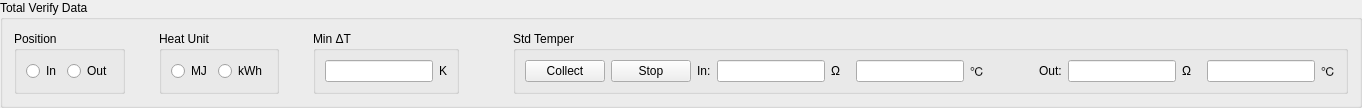
    <widget class="QGroupBox" name="groupBox_5">
     <property name="title">
      <string>Total Verify Data</string>
     </property>
     <layout class="QGridLayout" name="gridLayout_4">
      <item row="0" column="0">
       <widget class="QGroupBox" name="groupBoxInstallPos">
        <property name="title">
         <string>Position</string>
        </property>
        <layout class="QGridLayout" name="gridLayout_6">
         <item row="0" column="0">
          <widget class="QRadioButton" name="radioButtonPosIn">
           <property name="text">
            <string>In</string>
           </property>
           <attribute name="buttonGroup">
            <string notr="true">buttonGroup</string>
           </attribute>
          </widget>
         </item>
         <item row="0" column="1">
          <widget class="QRadioButton" name="radioButtonPosOut">
           <property name="text">
            <string>Out</string>
           </property>
           <attribute name="buttonGroup">
            <string notr="true">buttonGroup</string>
           </attribute>
          </widget>
         </item>
        </layout>
       </widget>
      </item>
      <item row="0" column="1">
       <spacer name="horizontalSpacer_2">
        <property name="orientation">
         <enum>Qt::Horizontal</enum>
        </property>
        <property name="sizeHint" stdset="0">
         <size>
          <width>28</width>
          <height>20</height>
         </size>
        </property>
       </spacer>
      </item>
      <item row="0" column="2">
       <widget class="QGroupBox" name="groupBoxEnergyUnit">
        <property name="title">
         <string>Heat Unit</string>
        </property>
        <layout class="QGridLayout" name="gridLayout_11">
         <item row="0" column="0">
          <widget class="QRadioButton" name="radioButtonMJ">
           <property name="text">
            <string>MJ</string>
           </property>
          </widget>
         </item>
         <item row="0" column="1">
          <widget class="QRadioButton" name="radioButtonKwh">
           <property name="text">
            <string>kWh</string>
           </property>
          </widget>
         </item>
        </layout>
       </widget>
      </item>
      <item row="0" column="3">
       <spacer name="horizontalSpacer_3">
        <property name="orientation">
         <enum>Qt::Horizontal</enum>
        </property>
        <property name="sizeHint" stdset="0">
         <size>
          <width>28</width>
          <height>20</height>
         </size>
        </property>
       </spacer>
      </item>
      <item row="0" column="4">
       <widget class="QGroupBox" name="groupBox_8">
        <property name="title">
         <string>Min ΔT</string>
        </property>
        <layout class="QGridLayout" name="gridLayout_13">
         <item row="0" column="0">
          <widget class="QLineEdit" name="lnEditMinDeltaT">
           <property name="sizePolicy">
            <sizepolicy hsizetype="Preferred" vsizetype="Fixed">
             <horstretch>0</horstretch>
             <verstretch>0</verstretch>
            </sizepolicy>
           </property>
           <property name="alignment">
            <set>Qt::AlignCenter</set>
           </property>
          </widget>
         </item>
         <item row="0" column="1">
          <widget class="QLabel" name="label_17">
           <property name="text">
            <string>K</string>
           </property>
          </widget>
         </item>
        </layout>
       </widget>
      </item>
      <item row="0" column="5">
       <spacer name="horizontalSpacer_4">
        <property name="orientation">
         <enum>Qt::Horizontal</enum>
        </property>
        <property name="sizeHint" stdset="0">
         <size>
          <width>48</width>
          <height>20</height>
         </size>
        </property>
       </spacer>
      </item>
      <item row="0" column="6">
       <widget class="QGroupBox" name="groupBox_9">
        <property name="title">
         <string>Std Temper</string>
        </property>
        <layout class="QGridLayout" name="gridLayout_19">
         <item row="0" column="0">
          <widget class="QPushButton" name="btnStdTempCollect">
           <property name="sizePolicy">
            <sizepolicy hsizetype="Preferred" vsizetype="Fixed">
             <horstretch>0</horstretch>
             <verstretch>0</verstretch>
            </sizepolicy>
           </property>
           <property name="text">
            <string>Collect</string>
           </property>
          </widget>
         </item>
         <item row="0" column="1">
          <widget class="QPushButton" name="btnStdTempStop">
           <property name="sizePolicy">
            <sizepolicy hsizetype="Preferred" vsizetype="Fixed">
             <horstretch>0</horstretch>
             <verstretch>0</verstretch>
            </sizepolicy>
           </property>
           <property name="text">
            <string>Stop</string>
           </property>
          </widget>
         </item>
         <item row="0" column="2">
          <widget class="QLabel" name="label_18">
           <property name="text">
            <string>In:</string>
           </property>
          </widget>
         </item>
         <item row="0" column="3">
          <layout class="QGridLayout" name="gridLayout_14">
           <item row="0" column="0">
            <layout class="QGridLayout" name="gridLayout_10">
             <item row="0" column="0">
              <widget class="QLineEdit" name="lnEditInStdResist">
               <property name="sizePolicy">
                <sizepolicy hsizetype="Preferred" vsizetype="Fixed">
                 <horstretch>0</horstretch>
                 <verstretch>0</verstretch>
                </sizepolicy>
               </property>
               <property name="alignment">
                <set>Qt::AlignCenter</set>
               </property>
              </widget>
             </item>
             <item row="0" column="1">
              <widget class="QLabel" name="label_20">
               <property name="text">
                <string>Ω</string>
               </property>
              </widget>
             </item>
            </layout>
           </item>
           <item row="0" column="1">
            <spacer name="horizontalSpacer_5">
             <property name="orientation">
              <enum>Qt::Horizontal</enum>
             </property>
             <property name="sizeType">
              <enum>QSizePolicy::Fixed</enum>
             </property>
             <property name="sizeHint" stdset="0">
              <size>
               <width>10</width>
               <height>20</height>
              </size>
             </property>
            </spacer>
           </item>
           <item row="0" column="2">
            <layout class="QGridLayout" name="gridLayout_12">
             <item row="0" column="0">
              <widget class="QLineEdit" name="lnEditInStdTemp">
               <property name="sizePolicy">
                <sizepolicy hsizetype="Preferred" vsizetype="Fixed">
                 <horstretch>0</horstretch>
                 <verstretch>0</verstretch>
                </sizepolicy>
               </property>
               <property name="alignment">
                <set>Qt::AlignCenter</set>
               </property>
              </widget>
             </item>
             <item row="0" column="1">
              <widget class="QLabel" name="label_21">
               <property name="text">
                <string>℃</string>
               </property>
              </widget>
             </item>
            </layout>
           </item>
          </layout>
         </item>
         <item row="0" column="4">
          <spacer name="horizontalSpacer">
           <property name="orientation">
            <enum>Qt::Horizontal</enum>
           </property>
           <property name="sizeType">
            <enum>QSizePolicy::Minimum</enum>
           </property>
           <property name="sizeHint" stdset="0">
            <size>
             <width>48</width>
             <height>20</height>
            </size>
           </property>
          </spacer>
         </item>
         <item row="0" column="5">
          <widget class="QLabel" name="label_19">
           <property name="text">
            <string>Out:</string>
           </property>
          </widget>
         </item>
         <item row="0" column="6">
          <layout class="QGridLayout" name="gridLayout_18">
           <item row="0" column="0">
            <layout class="QGridLayout" name="gridLayout_15">
             <item row="0" column="0">
              <widget class="QLineEdit" name="lnEditOutStdResist">
               <property name="sizePolicy">
                <sizepolicy hsizetype="Preferred" vsizetype="Fixed">
                 <horstretch>0</horstretch>
                 <verstretch>0</verstretch>
                </sizepolicy>
               </property>
               <property name="alignment">
                <set>Qt::AlignCenter</set>
               </property>
              </widget>
             </item>
             <item row="0" column="1">
              <widget class="QLabel" name="label_22">
               <property name="text">
                <string>Ω</string>
               </property>
              </widget>
             </item>
            </layout>
           </item>
           <item row="0" column="1">
            <spacer name="horizontalSpacer_6">
             <property name="orientation">
              <enum>Qt::Horizontal</enum>
             </property>
             <property name="sizeType">
              <enum>QSizePolicy::Fixed</enum>
             </property>
             <property name="sizeHint" stdset="0">
              <size>
               <width>10</width>
               <height>20</height>
              </size>
             </property>
            </spacer>
           </item>
           <item row="0" column="2">
            <layout class="QGridLayout" name="gridLayout_17">
             <item row="0" column="0">
              <widget class="QLineEdit" name="lnEditOutStdTemp">
               <property name="sizePolicy">
                <sizepolicy hsizetype="Preferred" vsizetype="Fixed">
                 <horstretch>0</horstretch>
                 <verstretch>0</verstretch>
                </sizepolicy>
               </property>
               <property name="alignment">
                <set>Qt::AlignCenter</set>
               </property>
              </widget>
             </item>
             <item row="0" column="1">
              <widget class="QLabel" name="label_23">
               <property name="text">
                <string>℃</string>
               </property>
              </widget>
             </item>
            </layout>
           </item>
          </layout>
         </item>
        </layout>
       </widget>
      </item>
     </layout>
    </widget>
